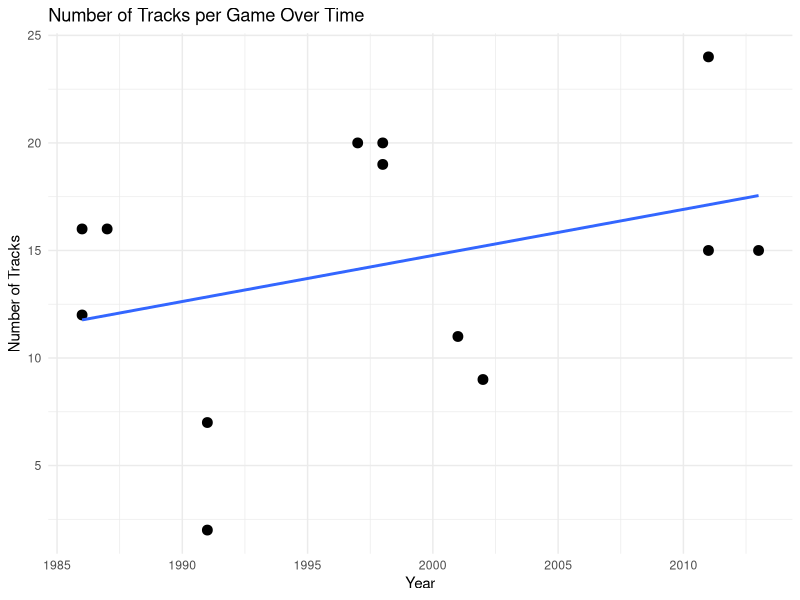
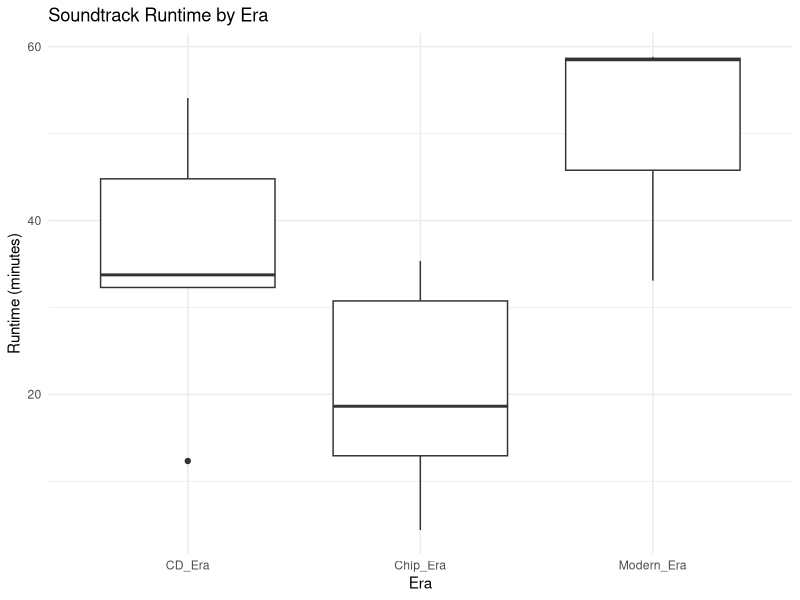
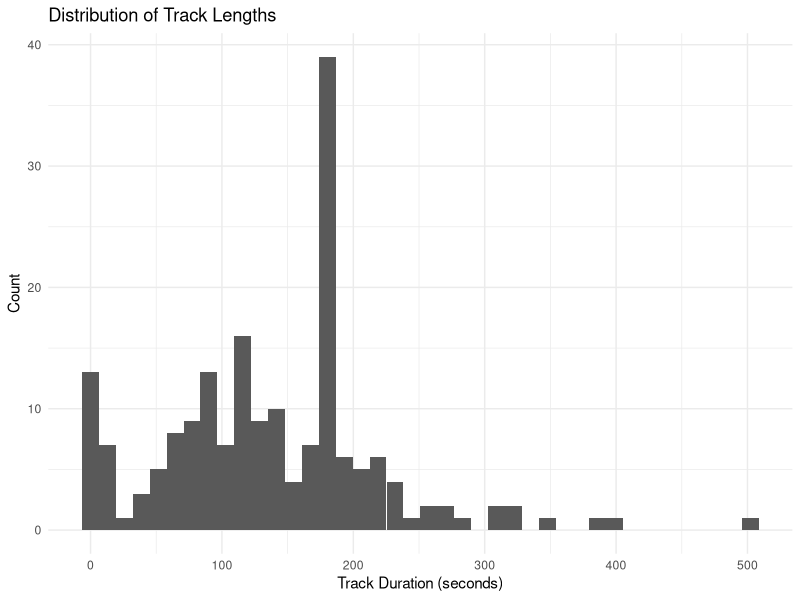

R code for these plots, in order:
## ---- chunk 1
library(ggplot2)
library(dplyr)

tracks <- read.csv("video_game_ost_cleaned_with_seconds.csv", stringsAsFactors = FALSE)

game_summary <- tracks |>
  group_by(game, year, era) |>
  summarise(
    total_tracks = n(),
    total_runtime_sec = sum(Duration_sec, na.rm = TRUE),
    avg_track_length = mean(Duration_sec, na.rm = TRUE),
    .groups = "drop"
  ) |>
  mutate(total_runtime_min = total_runtime_sec / 60)

game_summary
## ---- chunk 2
ggplot(game_summary, aes(x = year, y = total_tracks)) +
  geom_point(size = 3) +
  geom_smooth(method = "lm", se = FALSE) +
  theme_minimal() +
  labs(
    title = "Number of Tracks per Game Over Time",
    x = "Year",
    y = "Number of Tracks"
  )
## ---- chunk 3
ggplot(game_summary, aes(x = era, y = total_runtime_min)) +
  geom_boxplot() +
  theme_minimal() +
  labs(
    title = "Soundtrack Runtime by Era",
    x = "Era",
    y = "Runtime (minutes)"
  )
## ---- chunk 4
ggplot(tracks, aes(x = Duration_sec)) +
  geom_histogram(bins = 40) +
  theme_minimal() +
  labs(
    title = "Distribution of Track Lengths",
    x = "Track Duration (seconds)",
    y = "Count"
  )
